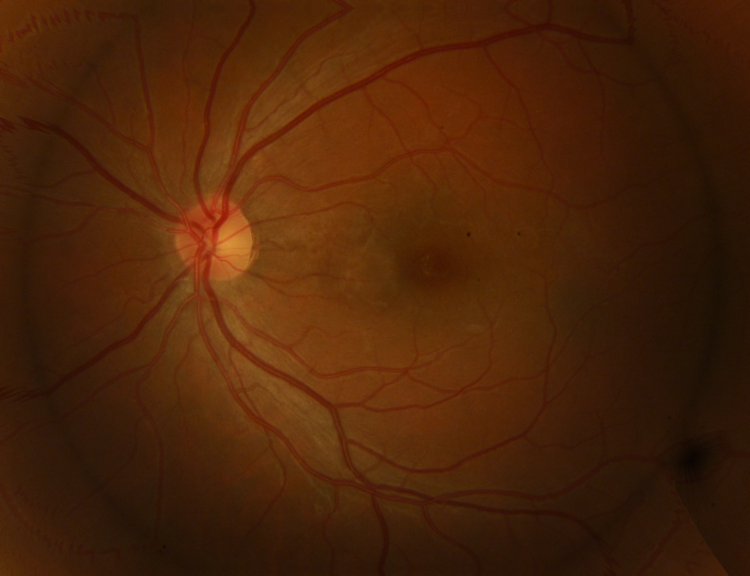
#> input picture vessel segmentation/codes/image.jpg, 1500 x 1152 px (shown at 1/2 size)
$ python -i computebgimg.py   (imports and definitions only)   (older library calls are emulated)
#> lines starting #> are read from the running program, lines starting #| are printed output that depends on the picture; after the words box and inside, x2 and y2 are one past the last pixel; in counts of white or black regions, pixels touching at a corner belong together
#> further down, picture is the input picture: shape (1152, 1500, 3); mean B, G, R 8.7, 35.8, 75.5
import numpy as np
import cv2
import cv2.cv as cv
from PIL import Image
import scipy
import scipy.io
from matplotlib import pyplot as plt

#hello
def computebgimg(image):
    hsv=cv2.cvtColor(image,cv2.COLOR_BGR2HSV)
#> hsv: shape (1152, 1500, 3); mean H, S, V 12.1, 225.3, 75.5
    h,s,v = cv2.split(hsv)
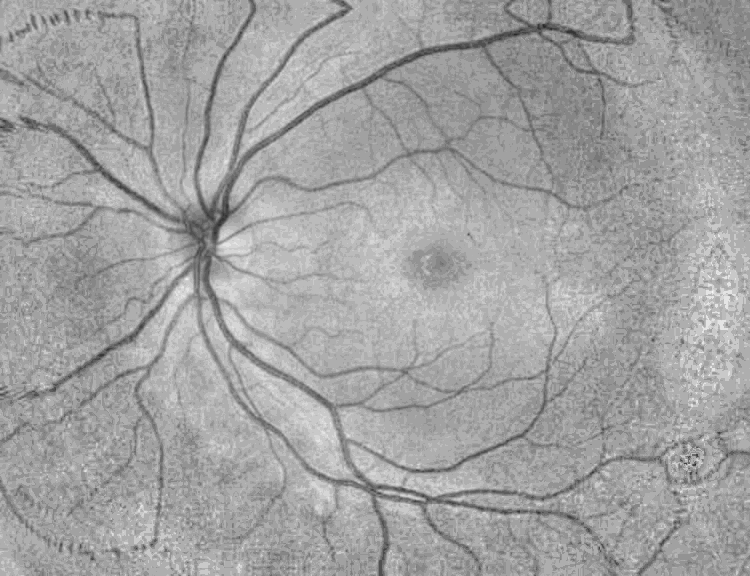
#> h: shape (1152, 1500) (shown at 1/2 size); min 0, max 19, mean 12.1; drawn with min black and max white
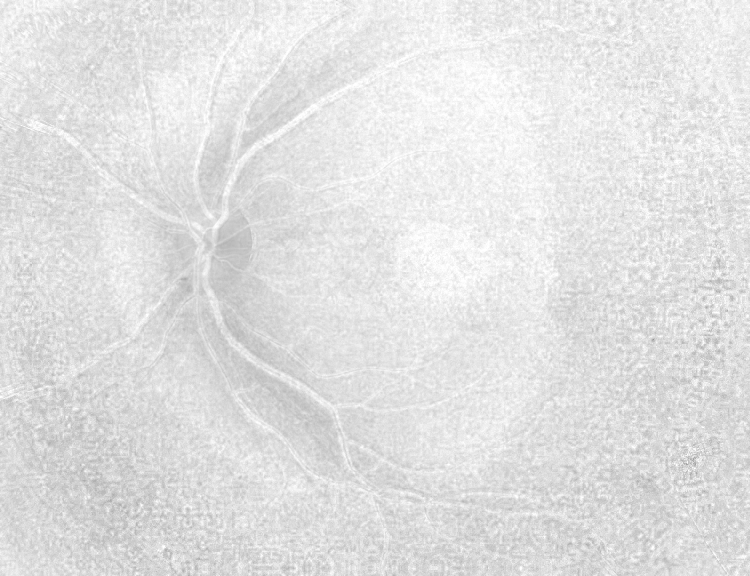
#> s: shape (1152, 1500) (shown at 1/2 size); min 123, max 255, mean 225.3
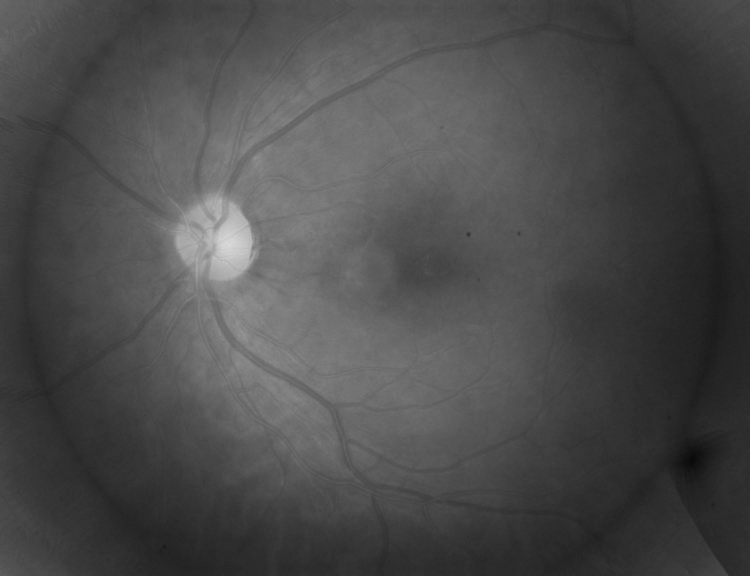
#> v: shape (1152, 1500) (shown at 1/2 size); min 7, max 220, mean 75.5
    fundusMask = v > 20
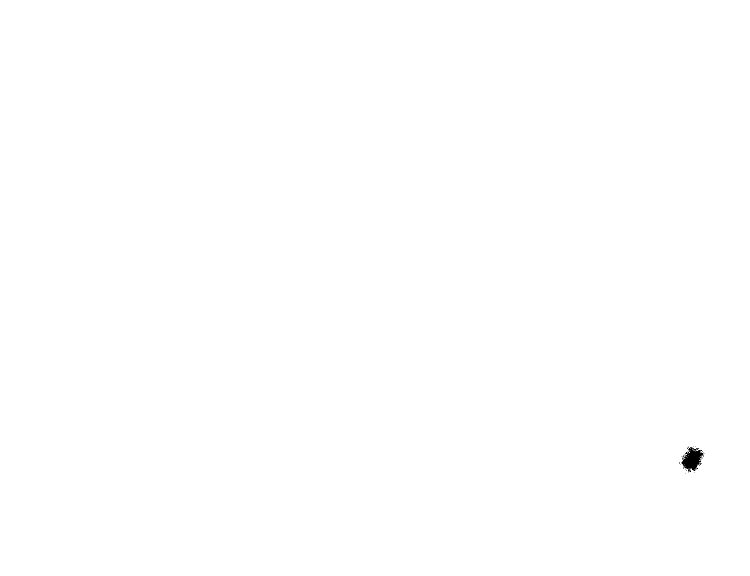
#> fundusMask: shape (1152, 1500) bool (shown at 1/2 size); 99.9% white; 18 black regions (17 under 20 px), largest, box (x1, y1, x2, y2) and area: (1363, 893, 1408, 944) 1275
    b,g,r = cv2.split(image)
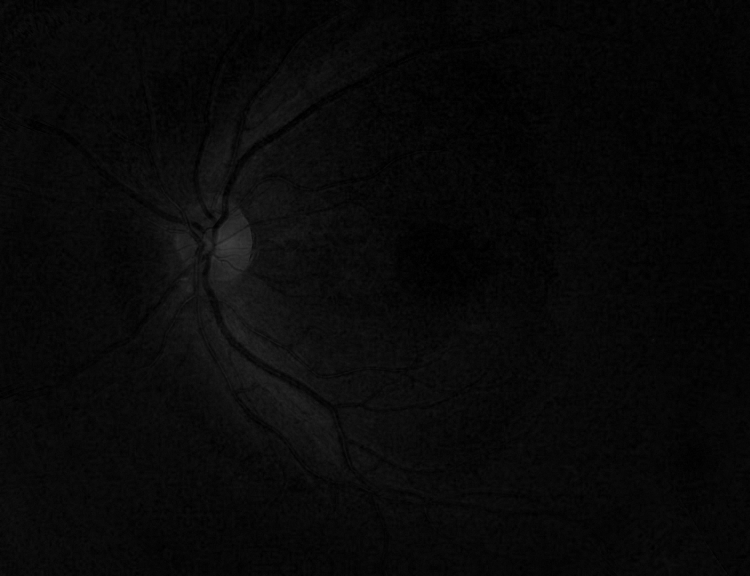
#> b: shape (1152, 1500) (shown at 1/2 size); min 0, max 64, mean 8.7
    m,n = g.shape
#> m = 1152; n = 1500
    tsize = 50
    indx=0
    indy=0
    i = tsize

    tmean = np.zeros((int(m/tsize),int(n/tsize)),np.float)
    tstd = np.zeros((int(m/tsize),int(n/tsize)),np.float)
##    print tmean.shape
##    print tstd.shape
    cnt = 1
    while(i<m):
        j = tsize
        while(j<n):
            cnt = cnt +1
            if (i+tsize>=m and j+tsize<n):
                block = g[i-tsize:m, j-tsize:j+tsize]
            else:
                if (i+tsize<m and j+tsize>=n):
                    block = g[i-tsize:i+tsize, j-tsize:n]
                else:
                    if (i+tsize>=m and j+tsize>=n):
                        block = g[i-tsize:m, j-tsize:n]
                    else :
                        block = g[i-tsize:i+tsize, j-tsize:j+tsize]

            mean,std = cv2.meanStdDev(block)
            tmean[indx,indy] = mean
            tstd[indx,indy] = std
            indy = indy+1
            j = j+tsize
        indy = 0
        indx = indx+1
        i = i+tsize
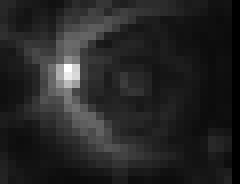
#> tstd: shape (23, 30) float64 (shown 8 times larger); min 0, max 30.66, mean 4.5; drawn with min black and max white
#> after the loop, cnt = 668; i = 1200; indx = 23
    tmean = cv2.resize(tmean,(n,m),interpolation = cv2.INTER_CUBIC)
#> tmean: shape (1152, 1500) float64
    tstd = cv2.resize(tstd,(n,m),interpolation = cv2.INTER_CUBIC)
#> tstd: shape (1152, 1500) float64
    bgImg = np.abs(cv2.divide(cv2.subtract(g.astype(float),tmean),tstd))
    bgImg = bgImg < 1
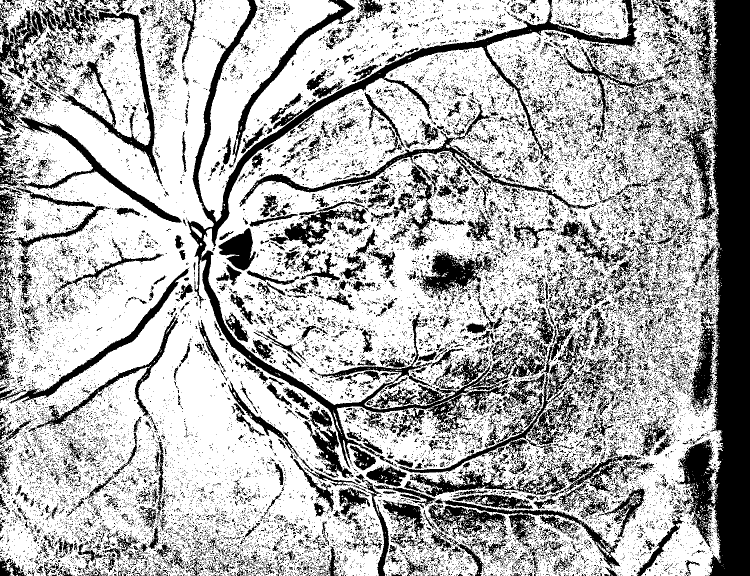
#> bgImg: shape (1152, 1500) bool (shown at 1/2 size); 68.5% white; 25509 black regions (23601 under 20 px), largest, box (x1, y1, x2, y2) and area: (1354, 0, 1500, 1152) 92160, (375, 0, 1276, 937) 47220, (113, 0, 324, 369) 10506
    return bgImg,fundusMask

##image = cv2.imread('C:\Users\AK PUJITHA\Desktop\iiit h\semester 6\honors project 2\e1.png',1)
##bgImg,fundusMask = computebgimg(image)

>>> import cv2
>>> picture = cv2.imread('../vessel segmentation/codes/image.jpg')
>>> result = computebgimg(picture)
